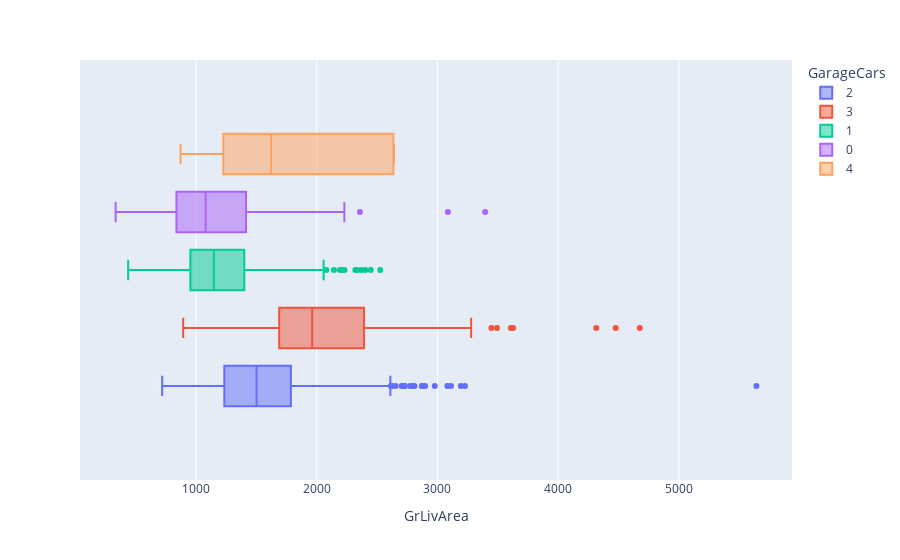

Here is the notebook cell this chart was saved with:
### Markdown cell above
GarageCars: Size of garage in car capacity

I'd say a garage is not necessarily related to the size of the house as it's usually an appendix to the house.

### Code cell
px.box(df, x='GrLivArea', color='GarageCars', category_orders={'color': sorted(list(df.GarageCars.astype(int).unique()))})

### Figure 1 — Plotly figure (JSON) as saved in the notebook; plotly's stock layout.template omitted (floating-point values rounded to 4 significant figures; data arrays with more than 128 entries replaced by an {"elided": "..."} marker saying what was removed)
{"data": [{"alignmentgroup": "True", "hovertemplate": "GarageCars=2<br>GrLivArea=%{x}<extra></extra>", "legendgroup": "2", "marker": {"color": "#636efa"}, "name": "2", "notched": false, "offsetgroup": "2", "orientation": "h", "showlegend": true, "type": "box", "x": {"elided": "824 int values"}, "x0": " ", "xaxis": "x", "y0": " ", "yaxis": "y"}, {"alignmentgroup": "True", "hovertemplate": "GarageCars=3<br>GrLivArea=%{x}<extra></extra>", "legendgroup": "3", "marker": {"color": "#EF553B"}, "name": "3", "notched": false, "offsetgroup": "3", "orientation": "h", "showlegend": true, "type": "box", "x": {"elided": "181 int values"}, "x0": " ", "xaxis": "x", "y0": " ", "yaxis": "y"}, {"alignmentgroup": "True", "hovertemplate": "GarageCars=1<br>GrLivArea=%{x}<extra></extra>", "legendgroup": "1", "marker": {"color": "#00cc96"}, "name": "1", "notched": false, "offsetgroup": "1", "orientation": "h", "showlegend": true, "type": "box", "x": {"elided": "369 int values"}, "x0": " ", "xaxis": "x", "y0": " ", "yaxis": "y"}, {"alignmentgroup": "True", "hovertemplate": "GarageCars=0<br>GrLivArea=%{x}<extra></extra>", "legendgroup": "0", "marker": {"color": "#ab63fa"}, "name": "0", "notched": false, "offsetgroup": "0", "orientation": "h", "showlegend": true, "type": "box", "x": [1152, 1452, 1768, 1526, 990, 1225, 1517, 754, 840, 864, 1080, 1096, 882, 1355, 2229, 864, 866, 1306, 858, 1716, 1406, 904, 1184, 788, 1198, 630, 1440, 1040, 720, 1294, 605, 334, 1347, 996, 816, 1120, 630, 864, 3395, 800, 796, 630, 1092, 729, 1200, 1140, 1484, 784, 1800, 2200, 1440, 980, 858, 968, 1192, 869, 1522, 1664, 1928, 1344, 1355, 698, 974, 1020, 1006, 3086, 1124, 912, 1218, 1964, 864, 1824, 708, 796, 774, 693, 2358, 833, 630, 1792, 1140], "x0": " ", "xaxis": "x", "y0": " ", "yaxis": "y"}, {"alignmentgroup": "True", "hovertemplate": "GarageCars=4<br>GrLivArea=%{x}<extra></extra>", "legendgroup": "4", "marker": {"color": "#FFA15A"}, "name": "4", "notched": false, "offsetgroup": "4", "orientation": "h", "showlegend": true, "type": "box", "x": [1344, 2640, 1622, 872, 2634], "x0": " ", "xaxis": "x", "y0": " ", "yaxis": "y"}], "layout": {"boxmode": "group", "legend": {"title": {"text": "GarageCars"}, "tracegroupgap": 0}, "margin": {"t": 60}, "xaxis": {"anchor": "y", "domain": [0, 1], "title": {"text": "GrLivArea"}}, "yaxis": {"anchor": "x", "domain": [0, 1]}}}
